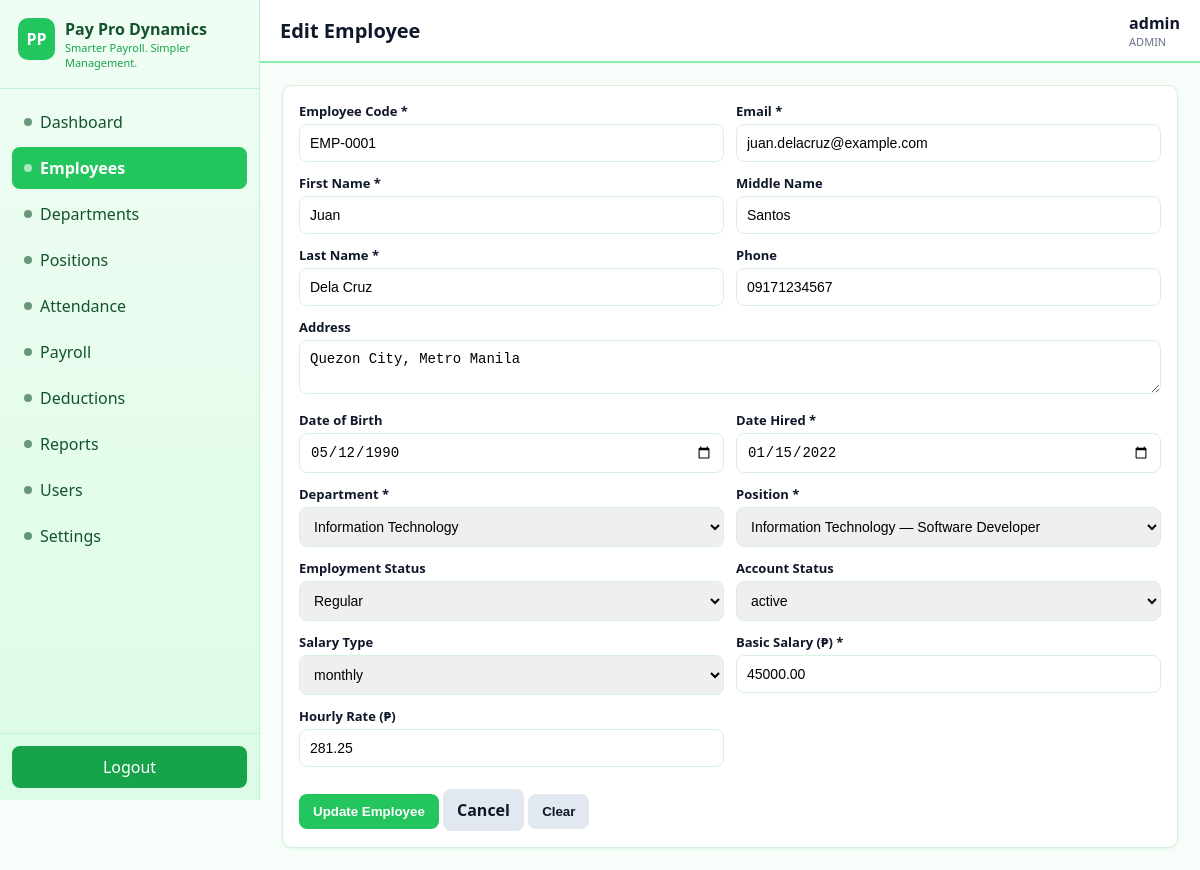
The page /employees/edit.php?id=1 (signed in) on the database its author committed.
### tables this page shows
CREATE TABLE employees (
  id INT AUTO_INCREMENT PRIMARY KEY,
  employee_code VARCHAR(20) NOT NULL UNIQUE,
  first_name VARCHAR(60) NOT NULL,
  middle_name VARCHAR(60) NULL,
  last_name VARCHAR(60) NOT NULL,
  email VARCHAR(100) NOT NULL UNIQUE,
  phone VARCHAR(20) NULL,
  address TEXT NULL,
  date_of_birth DATE NULL,
  date_hired DATE NOT NULL,
  department_id INT NOT NULL,
  position_id INT NOT NULL,
  employment_status ENUM('Regular','Probationary','Contractual','Resigned') NOT NULL DEFAULT 'Regular',
  status ENUM('active','inactive') NOT NULL DEFAULT 'active',
  salary_type ENUM('monthly','daily','hourly') NOT NULL DEFAULT 'monthly',
  basic_salary DECIMAL(12,2) NOT NULL DEFAULT 0,
  hourly_rate DECIMAL(10,2) NOT NULL DEFAULT 0,
  created_at TIMESTAMP DEFAULT CURRENT_TIMESTAMP,
  updated_at TIMESTAMP DEFAULT CURRENT_TIMESTAMP ON UPDATE CURRENT_TIMESTAMP,
  CONSTRAINT fk_emp_dept FOREIGN KEY (department_id)
    REFERENCES departments(id) ON UPDATE CASCADE ON DELETE RESTRICT,
  CONSTRAINT fk_emp_pos FOREIGN KEY (position_id)
    REFERENCES positions(id) ON UPDATE CASCADE ON DELETE RESTRICT,
  CHECK (basic_salary >= 0),
  CHECK (hourly_rate >= 0)
);

CREATE TABLE departments (
  id INT AUTO_INCREMENT PRIMARY KEY,
  name VARCHAR(100) NOT NULL UNIQUE,
  description TEXT NULL,
  status ENUM('active','inactive') NOT NULL DEFAULT 'active',
  created_at TIMESTAMP DEFAULT CURRENT_TIMESTAMP,
  updated_at TIMESTAMP DEFAULT CURRENT_TIMESTAMP ON UPDATE CURRENT_TIMESTAMP
);

CREATE TABLE positions (
  id INT AUTO_INCREMENT PRIMARY KEY,
  department_id INT NOT NULL,
  title VARCHAR(100) NOT NULL,
  description TEXT NULL,
  status ENUM('active','inactive') NOT NULL DEFAULT 'active',
  created_at TIMESTAMP DEFAULT CURRENT_TIMESTAMP,
  updated_at TIMESTAMP DEFAULT CURRENT_TIMESTAMP ON UPDATE CURRENT_TIMESTAMP,
  UNIQUE KEY uq_pos_dept_title (department_id, title),
  CONSTRAINT fk_pos_dept FOREIGN KEY (department_id)
    REFERENCES departments(id) ON UPDATE CASCADE ON DELETE RESTRICT
);

### includes/functions.php (called while the page is built, shortened)
<?php
function e($str) { return htmlspecialchars((string)($str ?? ''), ENT_QUOTES, 'UTF-8'); }

### employees/form.php (the view, shortened to what this page needs)
<?php
$depts = $pdo->query("SELECT * FROM departments WHERE status='active' ORDER BY name")->fetchAll();
$poss  = $pdo->query("SELECT p.*, d.name dept FROM positions p JOIN departments d ON d.id=p.department_id WHERE p.status='active' ORDER BY d.name, p.title")->fetchAll();
$v = $form ?? [];
function fv($k, $d='') { global $v; return e($v[$k] ?? $d); }
?>
<form method="post" data-validate>
<div class="form-grid">
<div><label>Employee Code *</label><input name="employee_code" required maxlength="20" value="<?= fv('employee_code') ?>" placeholder="EMP-0006"></div>
<div><label>Email *</label><input type="email" name="email" required value="<?= fv('email') ?>"></div>
<div><label>First Name *</label><input name="first_name" required maxlength="60" value="<?= fv('first_name') ?>"></div>
<div><label>Middle Name</label><input name="middle_name" maxlength="60" value="<?= fv('middle_name') ?>"></div>
<div><label>Last Name *</label><input name="last_name" required maxlength="60" value="<?= fv('last_name') ?>"></div>
<div><label>Phone</label><input name="phone" maxlength="20" value="<?= fv('phone') ?>"></div>
<div class="full"><label>Address</label><textarea name="address" rows="2"><?= fv('address') ?></textarea></div>
<div><label>Date of Birth</label><input type="date" name="date_of_birth" value="<?= fv('date_of_birth') ?>"></div>
<div><label>Date Hired *</label><input type="date" name="date_hired" required value="<?= fv('date_hired', date('Y-m-d')) ?>"></div>
<div><label>Department *</label><select name="department_id" required>
<?php foreach ($depts as $d): ?><option value="<?= $d['id'] ?>" <?= (string)($v['department_id'] ?? '')===(string)$d['id']?'selected':'' ?>><?= e($d['name']) ?></option><?php endforeach; ?></select></div>
<div><label>Position *</label><select name="position_id" required>
<?php foreach ($poss as $p): ?><option value="<?= $p['id'] ?>" <?= (string)($v['position_id'] ?? '')===(string)$p['id']?'selected':'' ?>><?= e($p['dept'].' — '.$p['title']) ?></option><?php endforeach; ?></select></div>
<div><label>Employment Status</label><select name="employment_status">
<?php foreach (['Regular','Probationary','Contractual','Resigned'] as $s): ?><option <?= ($v['employment_status'] ?? '')===$s?'selected':'' ?>><?= $s ?></option><?php endforeach; ?></select></div>
<div><label>Account Status</label><select name="status">
<option value="active" <?= ($v['status'] ?? 'active')==='active'?'selected':'' ?>>active</option>
<option value="inactive" <?= ($v['status'] ?? '')==='inactive'?'selected':'' ?>>inactive</option></select></div>
<div><label>Salary Type</label><select name="salary_type" id="stype">
<option value="monthly" <?= ($v['salary_type'] ?? 'monthly')==='monthly'?'selected':'' ?>>monthly</option>
<option value="hourly" <?= ($v['salary_type'] ?? '')==='hourly'?'selected':'' ?>>hourly</option></select></div>
<div><label>Basic Salary (₱) *</label><input type="number" step="0.01" min="0" name="basic_salary" required value="<?= fv('basic_salary','0') ?>"></div>
<div><label>Hourly Rate (₱)</label><input type="number" step="0.01" min="0" name="hourly_rate" value="<?= fv('hourly_rate','0') ?>"></div>
</div>
<br>
<button class="btn" type="submit"><?= e($submitLabel ?? 'Save Employee') ?></button>
<a class="btn secondary" href="index.php">Cancel</a>
<button class="btn secondary" type="reset">Clear</button>
</form>

### assets/css/style.css (style rules this page uses)
:root { --primary:#22C55E; --secondary:#16A34A; --bg:#F7FEF9; --card:#FFFFFF; --text:#0F172A; --muted:#64748B; --success:#16A34A; --warning:#F59E0B; --danger:#DC2626; --border:#D9F0E0; --radius:10px; --shadow:0 1px 3px rgba(34,197,94,.12); }
* { box-sizing:border-box }
body { margin:0;font-family:Segoe UI,Arial,Helvetica,sans-serif;background:var(--bg);color:var(--text) }
a { color:var(--primary);text-decoration:none }
.btn { display:inline-block;border:0;border-radius:8px;padding:10px 14px;cursor:pointer;font-weight:600;background:var(--primary);color:#fff }
.btn.secondary { background:#E2E8F0;color:var(--text) }
.form-grid { display:grid;grid-template-columns:repeat(2,1fr);gap:12px }
.form-grid .full { grid-column:1/-1 }
label { font-size:13px;font-weight:600;display:block;margin-bottom:4px }
input,select,textarea { width:100%;padding:10px;border:1px solid var(--border);border-radius:8px;font-size:14px }

### rows shown on the page
employees: employee_code "EMP-0001", email "juan.delacruz@example.com", first_name "Juan", middle_name "Santos", last_name "Dela Cruz", phone "09171234567", address "Quezon City, Metro Manila", date_of_birth "05/12/1990", date_hired "01/15/2022", department_id "Information Technology", position_id "Information Technology — Software Developer", employment_status "Regular", status "active", salary_type "monthly", basic_salary "45000.00", hourly_rate "281.25"

### other values the page prints
$label "Dashboard"
$label "Employees"
$label "Departments"
$label "Positions"
$label "Attendance"
$label "Payroll"
$label "Deductions"
$label "Reports"
$label "Users"
$label "Settings"
$pageTitle "Edit Employee"
$uname "admin"
$role "ADMIN"
$submitLabel "Update Employee"
